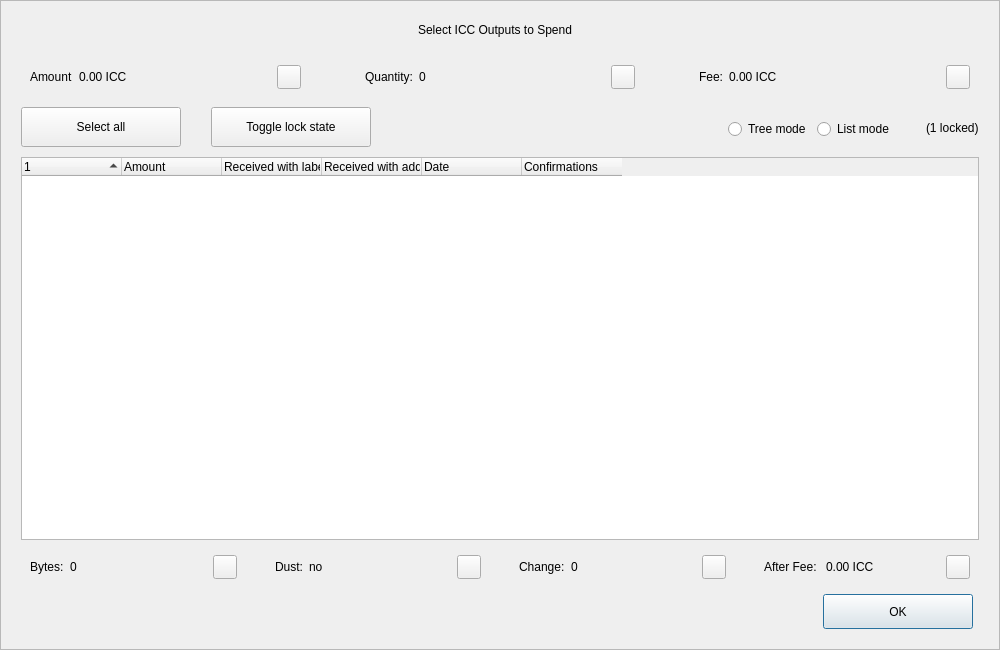
<?xml version="1.0" encoding="UTF-8"?>
<ui version="4.0">
 <class>CoinControlDialog</class>
 <widget class="QDialog" name="CoinControlDialog">
  <property name="geometry">
   <rect>
    <x>0</x>
    <y>0</y>
    <width>1000</width>
    <height>650</height>
   </rect>
  </property>
  <property name="minimumSize">
   <size>
    <width>950</width>
    <height>650</height>
   </size>
  </property>
  <property name="windowTitle">
   <string>Coin Selection</string>
  </property>
  <property name="styleSheet">
   <string notr="true"/>
  </property>
  <layout class="QVBoxLayout" name="verticalLayout">
   <property name="spacing">
    <number>0</number>
   </property>
   <property name="leftMargin">
    <number>0</number>
   </property>
   <property name="topMargin">
    <number>0</number>
   </property>
   <property name="rightMargin">
    <number>0</number>
   </property>
   <property name="bottomMargin">
    <number>0</number>
   </property>
   <item>
    <widget class="QFrame" name="frameContainer">
     <property name="toolTipDuration">
      <number>0</number>
     </property>
     <property name="frameShape">
      <enum>QFrame::StyledPanel</enum>
     </property>
     <property name="frameShadow">
      <enum>QFrame::Raised</enum>
     </property>
     <layout class="QVBoxLayout" name="verticalLayout_2">
      <property name="leftMargin">
       <number>0</number>
      </property>
      <property name="rightMargin">
       <number>0</number>
      </property>
      <property name="bottomMargin">
       <number>20</number>
      </property>
      <item>
       <layout class="QHBoxLayout" name="horizontalLayout_12">
        <property name="spacing">
         <number>0</number>
        </property>
        <property name="leftMargin">
         <number>20</number>
        </property>
        <property name="rightMargin">
         <number>30</number>
        </property>
        <item>
         <spacer name="horizontalSpacer_4">
          <property name="orientation">
           <enum>Qt::Horizontal</enum>
          </property>
          <property name="sizeHint" stdset="0">
           <size>
            <width>40</width>
            <height>20</height>
           </size>
          </property>
         </spacer>
        </item>
        <item>
         <widget class="QLabel" name="labelTitle">
          <property name="minimumSize">
           <size>
            <width>0</width>
            <height>40</height>
           </size>
          </property>
          <property name="maximumSize">
           <size>
            <width>16777215</width>
            <height>40</height>
           </size>
          </property>
          <property name="text">
           <string>Select ICC Outputs to Spend</string>
          </property>
          <property name="alignment">
           <set>Qt::AlignCenter</set>
          </property>
          <property name="margin">
           <number>7</number>
          </property>
         </widget>
        </item>
        <item>
         <spacer name="horizontalSpacer_5">
          <property name="orientation">
           <enum>Qt::Horizontal</enum>
          </property>
          <property name="sizeHint" stdset="0">
           <size>
            <width>40</width>
            <height>20</height>
           </size>
          </property>
         </spacer>
        </item>
       </layout>
      </item>
      <item>
       <layout class="QHBoxLayout" name="horizontalLayout_8">
        <property name="leftMargin">
         <number>20</number>
        </property>
        <property name="rightMargin">
         <number>20</number>
        </property>
        <item>
         <widget class="QWidget" name="layoutAmount" native="true">
          <layout class="QHBoxLayout" name="horizontalLayout_9" stretch="0,1,0">
           <item>
            <widget class="QLabel" name="labelCoinControlAmountText">
             <property name="text">
              <string>Amount</string>
             </property>
            </widget>
           </item>
           <item>
            <widget class="QLabel" name="labelCoinControlAmount">
             <property name="text">
              <string>0.00 ICC</string>
             </property>
            </widget>
           </item>
           <item alignment="Qt::AlignHCenter|Qt::AlignVCenter">
            <widget class="QPushButton" name="pushButtonAmount">
             <property name="minimumSize">
              <size>
               <width>0</width>
               <height>24</height>
              </size>
             </property>
             <property name="maximumSize">
              <size>
               <width>24</width>
               <height>26</height>
              </size>
             </property>
             <property name="focusPolicy">
              <enum>Qt::NoFocus</enum>
             </property>
             <property name="styleSheet">
              <string notr="true">padding-bottom:2px;
padding-right:4px;</string>
             </property>
             <property name="text">
              <string/>
             </property>
            </widget>
           </item>
          </layout>
         </widget>
        </item>
        <item>
         <spacer name="horizontalSpacer_2">
          <property name="orientation">
           <enum>Qt::Horizontal</enum>
          </property>
          <property name="sizeType">
           <enum>QSizePolicy::Fixed</enum>
          </property>
          <property name="sizeHint" stdset="0">
           <size>
            <width>40</width>
            <height>20</height>
           </size>
          </property>
         </spacer>
        </item>
        <item>
         <widget class="QWidget" name="layoutQuantity" native="true">
          <layout class="QHBoxLayout" name="horizontalLayout_10" stretch="0,1,0">
           <item>
            <widget class="QLabel" name="labelCoinControlQuantityText">
             <property name="text">
              <string>Quantity:</string>
             </property>
            </widget>
           </item>
           <item>
            <widget class="QLabel" name="labelCoinControlQuantity">
             <property name="text">
              <string>0</string>
             </property>
            </widget>
           </item>
           <item alignment="Qt::AlignHCenter|Qt::AlignVCenter">
            <widget class="QPushButton" name="pushButtonQuantity">
             <property name="minimumSize">
              <size>
               <width>0</width>
               <height>24</height>
              </size>
             </property>
             <property name="maximumSize">
              <size>
               <width>24</width>
               <height>26</height>
              </size>
             </property>
             <property name="focusPolicy">
              <enum>Qt::NoFocus</enum>
             </property>
             <property name="styleSheet">
              <string notr="true">padding-bottom:2px;
               padding-right:4px;</string>
             </property>
             <property name="text">
              <string/>
             </property>
            </widget>
           </item>
          </layout>
         </widget>
        </item>
        <item>
         <spacer name="horizontalSpacer_22">
          <property name="orientation">
           <enum>Qt::Horizontal</enum>
          </property>
          <property name="sizeType">
           <enum>QSizePolicy::Fixed</enum>
          </property>
          <property name="sizeHint" stdset="0">
           <size>
            <width>40</width>
            <height>20</height>
           </size>
          </property>
         </spacer>
        </item>
        <item>
         <widget class="QWidget" name="layoutFee" native="true">
          <layout class="QHBoxLayout" name="horizontalLayout_11" stretch="0,1,0">
           <item>
            <widget class="QLabel" name="labelCoinControlFeeText">
             <property name="text">
              <string>Fee:</string>
             </property>
            </widget>
           </item>
           <item>
            <widget class="QLabel" name="labelCoinControlFee">
             <property name="text">
              <string>0.00 ICC</string>
             </property>
            </widget>
           </item>
           <item alignment="Qt::AlignHCenter|Qt::AlignVCenter">
            <widget class="QPushButton" name="pushButtonFee">
             <property name="minimumSize">
              <size>
               <width>0</width>
               <height>24</height>
              </size>
             </property>
             <property name="maximumSize">
              <size>
               <width>24</width>
               <height>26</height>
              </size>
             </property>
             <property name="focusPolicy">
              <enum>Qt::NoFocus</enum>
             </property>
             <property name="styleSheet">
              <string notr="true">padding-bottom:2px;
               padding-right:4px;</string>
             </property>
             <property name="text">
              <string/>
             </property>
            </widget>
           </item>
          </layout>
         </widget>
        </item>
       </layout>
      </item>
      <item>
       <widget class="QFrame" name="frame">
        <property name="minimumSize">
         <size>
          <width>0</width>
          <height>40</height>
         </size>
        </property>
        <property name="styleSheet">
         <string notr="true">#frame {
	border:0;
}</string>
        </property>
        <property name="frameShape">
         <enum>QFrame::StyledPanel</enum>
        </property>
        <property name="frameShadow">
         <enum>QFrame::Sunken</enum>
        </property>
        <layout class="QHBoxLayout" name="horizontalLayout">
         <property name="spacing">
          <number>0</number>
         </property>
         <property name="leftMargin">
          <number>20</number>
         </property>
         <property name="topMargin">
          <number>0</number>
         </property>
         <property name="rightMargin">
          <number>20</number>
         </property>
         <property name="bottomMargin">
          <number>0</number>
         </property>
         <item>
          <layout class="QHBoxLayout" name="horizontalLayoutPanel" stretch="0,0,0,0,0,0">
           <property name="spacing">
            <number>20</number>
           </property>
           <item>
            <widget class="QPushButton" name="pushButtonSelectAll">
             <property name="sizePolicy">
              <sizepolicy hsizetype="Maximum" vsizetype="Fixed">
               <horstretch>0</horstretch>
               <verstretch>0</verstretch>
              </sizepolicy>
             </property>
             <property name="minimumSize">
              <size>
               <width>160</width>
               <height>40</height>
              </size>
             </property>
             <property name="maximumSize">
              <size>
               <width>16777215</width>
               <height>40</height>
              </size>
             </property>
             <property name="text">
              <string>Select all</string>
             </property>
             <property name="checkable">
              <bool>true</bool>
             </property>
             <property name="checked">
              <bool>false</bool>
             </property>
             <property name="autoExclusive">
              <bool>false</bool>
             </property>
             <property name="autoDefault">
              <bool>false</bool>
             </property>
            </widget>
           </item>
           <item>
            <spacer name="horizontalSpacer_6">
             <property name="orientation">
              <enum>Qt::Horizontal</enum>
             </property>
             <property name="sizeType">
              <enum>QSizePolicy::Fixed</enum>
             </property>
             <property name="sizeHint" stdset="0">
              <size>
               <width>10</width>
               <height>20</height>
              </size>
             </property>
            </spacer>
           </item>
           <item>
            <widget class="QPushButton" name="pushButtonToggleLock">
             <property name="sizePolicy">
              <sizepolicy hsizetype="Maximum" vsizetype="Fixed">
               <horstretch>0</horstretch>
               <verstretch>0</verstretch>
              </sizepolicy>
             </property>
             <property name="minimumSize">
              <size>
               <width>160</width>
               <height>40</height>
              </size>
             </property>
             <property name="maximumSize">
              <size>
               <width>16777215</width>
               <height>40</height>
              </size>
             </property>
             <property name="text">
              <string>Toggle lock state</string>
             </property>
             <property name="checkable">
              <bool>true</bool>
             </property>
             <property name="autoExclusive">
              <bool>false</bool>
             </property>
             <property name="autoDefault">
              <bool>false</bool>
             </property>
            </widget>
           </item>
           <item>
            <spacer name="horizontalSpacer_7">
             <property name="orientation">
              <enum>Qt::Horizontal</enum>
             </property>
             <property name="sizeType">
              <enum>QSizePolicy::Expanding</enum>
             </property>
             <property name="sizeHint" stdset="0">
              <size>
               <width>30</width>
               <height>20</height>
              </size>
             </property>
            </spacer>
           </item>
           <item alignment="Qt::AlignRight">
            <widget class="QGroupBox" name="groupBox_2">
             <property name="styleSheet">
              <string notr="true">#groupBox_2 {
    background-color:transparent;
    border-radius:0;
}</string>
             </property>
             <property name="title">
              <string/>
             </property>
             <layout class="QHBoxLayout" name="horizontalLayout_14">
              <item>
               <widget class="QRadioButton" name="radioTreeMode">
                <property name="sizePolicy">
                 <sizepolicy hsizetype="Maximum" vsizetype="Fixed">
                  <horstretch>0</horstretch>
                  <verstretch>0</verstretch>
                 </sizepolicy>
                </property>
                <property name="text">
                 <string>Tree mode</string>
                </property>
               </widget>
              </item>
              <item>
               <widget class="QRadioButton" name="radioListMode">
                <property name="sizePolicy">
                 <sizepolicy hsizetype="Maximum" vsizetype="Fixed">
                  <horstretch>0</horstretch>
                  <verstretch>0</verstretch>
                 </sizepolicy>
                </property>
                <property name="text">
                 <string>List mode</string>
                </property>
                <property name="checked">
                 <bool>false</bool>
                </property>
               </widget>
              </item>
             </layout>
            </widget>
           </item>
           <item>
            <widget class="QLabel" name="labelLocked">
             <property name="text">
              <string>(1 locked)</string>
             </property>
            </widget>
           </item>
          </layout>
         </item>
        </layout>
       </widget>
      </item>
      <item>
       <layout class="QHBoxLayout" name="horizontalLayout_13">
        <property name="leftMargin">
         <number>20</number>
        </property>
        <property name="rightMargin">
         <number>20</number>
        </property>
        <item>
         <widget class="CoinControlTreeWidget" name="treeWidget">
          <property name="contextMenuPolicy">
           <enum>Qt::CustomContextMenu</enum>
          </property>
          <property name="styleSheet">
           <string notr="true"/>
          </property>
          <property name="sortingEnabled">
           <bool>false</bool>
          </property>
          <property name="columnCount">
           <number>6</number>
          </property>
          <attribute name="headerShowSortIndicator" stdset="0">
           <bool>true</bool>
          </attribute>
          <attribute name="headerStretchLastSection">
           <bool>false</bool>
          </attribute>
          <column>
           <property name="text">
            <string/>
           </property>
          </column>
          <column>
           <property name="text">
            <string>Amount</string>
           </property>
          </column>
          <column>
           <property name="text">
            <string>Received with label</string>
           </property>
          </column>
          <column>
           <property name="text">
            <string>Received with address</string>
           </property>
          </column>
          <column>
           <property name="text">
            <string>Date</string>
           </property>
          </column>
          <column>
           <property name="text">
            <string>Confirmations</string>
           </property>
           <property name="toolTip">
            <string>Confirmed</string>
           </property>
          </column>
         </widget>
        </item>
       </layout>
      </item>
      <item>
       <layout class="QHBoxLayout" name="horizontalLayout_3">
        <property name="spacing">
         <number>20</number>
        </property>
        <property name="leftMargin">
         <number>20</number>
        </property>
        <property name="rightMargin">
         <number>20</number>
        </property>
        <item>
         <widget class="QWidget" name="layoutBytes" native="true">
          <layout class="QHBoxLayout" name="horizontalLayout_4" stretch="0,1,0">
           <item>
            <widget class="QLabel" name="labelCoinControlBytesText">
             <property name="text">
              <string>Bytes:</string>
             </property>
            </widget>
           </item>
           <item>
            <widget class="QLabel" name="labelCoinControlBytes">
             <property name="text">
              <string>0</string>
             </property>
            </widget>
           </item>
           <item alignment="Qt::AlignHCenter|Qt::AlignVCenter">
            <widget class="QPushButton" name="pushButtonBytes">
             <property name="minimumSize">
              <size>
               <width>0</width>
               <height>24</height>
              </size>
             </property>
             <property name="maximumSize">
              <size>
               <width>24</width>
               <height>26</height>
              </size>
             </property>
             <property name="focusPolicy">
              <enum>Qt::NoFocus</enum>
             </property>
             <property name="styleSheet">
              <string notr="true">padding-bottom:2px;
               padding-right:4px;</string>
             </property>
             <property name="text">
              <string/>
             </property>
            </widget>
           </item>
          </layout>
         </widget>
        </item>
        <item>
         <widget class="QWidget" name="layoutDust" native="true">
          <layout class="QHBoxLayout" name="horizontalLayout_5" stretch="0,1,0">
           <item>
            <widget class="QLabel" name="labelCoinControlLowOutputText">
             <property name="text">
              <string>Dust:</string>
             </property>
            </widget>
           </item>
           <item>
            <widget class="QLabel" name="labelCoinControlLowOutput">
             <property name="text">
              <string>no</string>
             </property>
            </widget>
           </item>
           <item alignment="Qt::AlignHCenter|Qt::AlignVCenter">
            <widget class="QPushButton" name="pushButtonDust">
             <property name="minimumSize">
              <size>
               <width>0</width>
               <height>24</height>
              </size>
             </property>
             <property name="maximumSize">
              <size>
               <width>24</width>
               <height>26</height>
              </size>
             </property>
             <property name="focusPolicy">
              <enum>Qt::NoFocus</enum>
             </property>
             <property name="styleSheet">
              <string notr="true">padding-bottom:2px;
               padding-right:4px;</string>
             </property>
             <property name="text">
              <string/>
             </property>
            </widget>
           </item>
          </layout>
         </widget>
        </item>
        <item>
         <widget class="QWidget" name="layoutChange" native="true">
          <layout class="QHBoxLayout" name="horizontalLayout_6" stretch="0,1,0">
           <item>
            <widget class="QLabel" name="labelCoinControlChangeText">
             <property name="text">
              <string>Change:</string>
             </property>
            </widget>
           </item>
           <item>
            <widget class="QLabel" name="labelCoinControlChange">
             <property name="text">
              <string>0</string>
             </property>
            </widget>
           </item>
           <item alignment="Qt::AlignHCenter|Qt::AlignVCenter">
            <widget class="QPushButton" name="pushButtonChange">
             <property name="minimumSize">
              <size>
               <width>0</width>
               <height>24</height>
              </size>
             </property>
             <property name="maximumSize">
              <size>
               <width>24</width>
               <height>26</height>
              </size>
             </property>
             <property name="focusPolicy">
              <enum>Qt::NoFocus</enum>
             </property>
             <property name="styleSheet">
              <string notr="true">padding-bottom:2px;
               padding-right:4px;</string>
             </property>
             <property name="text">
              <string/>
             </property>
            </widget>
           </item>
          </layout>
         </widget>
        </item>
        <item>
         <widget class="QWidget" name="layoutAfter" native="true">
          <layout class="QHBoxLayout" name="horizontalLayout_7" stretch="0,1,0">
           <item>
            <widget class="QLabel" name="labelCoinControlAfterFeeText">
             <property name="text">
              <string>After Fee: </string>
             </property>
            </widget>
           </item>
           <item>
            <widget class="QLabel" name="labelCoinControlAfterFee">
             <property name="text">
              <string>0.00 ICC</string>
             </property>
            </widget>
           </item>
           <item alignment="Qt::AlignHCenter|Qt::AlignVCenter">
            <widget class="QPushButton" name="pushButtonAlterFee">
             <property name="minimumSize">
              <size>
               <width>0</width>
               <height>24</height>
              </size>
             </property>
             <property name="maximumSize">
              <size>
               <width>24</width>
               <height>26</height>
              </size>
             </property>
             <property name="focusPolicy">
              <enum>Qt::NoFocus</enum>
             </property>
             <property name="styleSheet">
              <string notr="true">padding-bottom:2px;
               padding-right:4px;</string>
             </property>
             <property name="text">
              <string/>
             </property>
            </widget>
           </item>
          </layout>
         </widget>
        </item>
       </layout>
      </item>
      <item>
       <layout class="QHBoxLayout" name="horizontalLayout_2">
        <property name="spacing">
         <number>0</number>
        </property>
        <property name="leftMargin">
         <number>20</number>
        </property>
        <property name="rightMargin">
         <number>26</number>
        </property>
        <item>
         <spacer name="horizontalSpacer_3">
          <property name="orientation">
           <enum>Qt::Horizontal</enum>
          </property>
          <property name="sizeHint" stdset="0">
           <size>
            <width>558</width>
            <height>20</height>
           </size>
          </property>
         </spacer>
        </item>
        <item>
         <widget class="QPushButton" name="pushButtonOk">
          <property name="minimumSize">
           <size>
            <width>150</width>
            <height>35</height>
           </size>
          </property>
          <property name="text">
           <string>OK</string>
          </property>
         </widget>
        </item>
       </layout>
      </item>
     </layout>
    </widget>
   </item>
  </layout>
 </widget>
 <customwidgets>
  <customwidget>
   <class>CoinControlTreeWidget</class>
   <extends>QTreeWidget</extends>
   <header>coincontroltreewidget.h</header>
  </customwidget>
 </customwidgets>
 <resources/>
 <connections/>
</ui>
